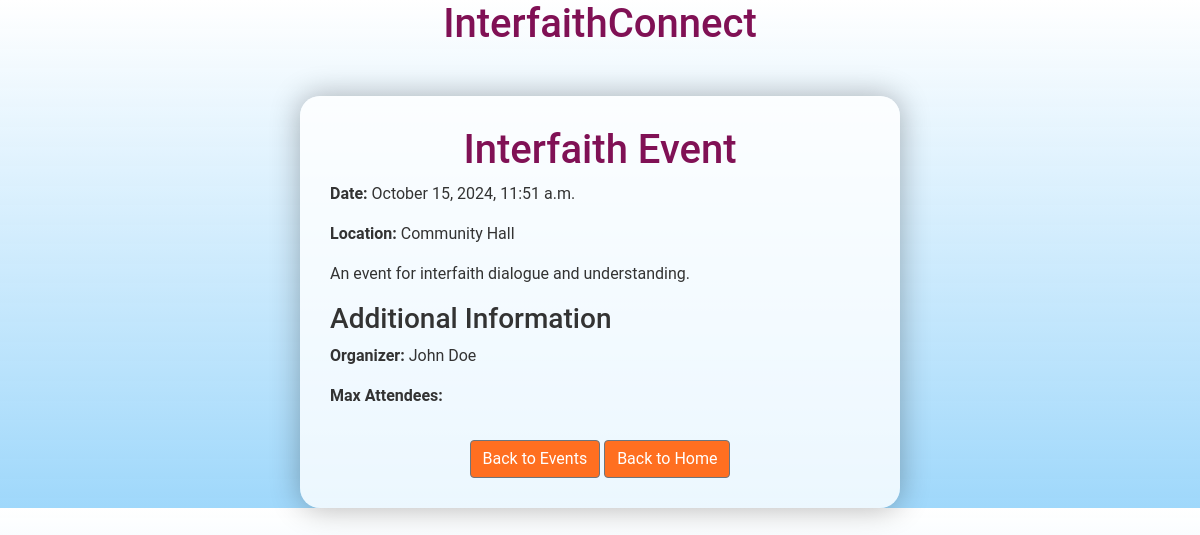
Screenshot of /events/events/1/ with the database file from the repository.
### events/models.py (models this page shows, shortened)
class Event(models.Model):
    EVENT_TYPE_CHOICES = [
        ('public', 'Public'),
        ('private', 'Private'),
        ('interfaith', 'Interfaith'),
    ]
    community = models.ForeignKey(Community, on_delete=models.CASCADE)  # Event belongs to a community
    title = models.CharField(max_length=200)  # Event title
    date = models.DateTimeField(null=True, blank=True)  # Date and time of the event
    location = models.CharField(max_length=200)  # Location of the event
    description = models.TextField()  # Detailed description of the event
    organizer = models.CharField(max_length=100)  # Name of the event organizer
    max_participants = models.PositiveIntegerField(null=True, blank=True)  # Maximum participants, can be null
    rsvp_deadline = models.DateTimeField(null=True, blank=True)  # Deadline for RSVPs, optional
    created_by = models.ForeignKey(User, on_delete=models.CASCADE)  # User who created the event
    type = models.CharField(max_length=10, choices=EVENT_TYPE_CHOICES, default='public')  # Event type (public/private)

### events/views.py (the view)
# urls.py: path('events/<int:event_id>/', event_details_view, name='event_details'),  # Use 'event_details' for consistency
def event_details_view(request, event_id):
    event = get_object_or_404(Event, id=event_id)
    return render(request, 'events/event_details.html', {'event': event})

### events/templates/events/event_details.html (shortened to what this page needs)
<!DOCTYPE html>
<html lang="en">
<head>
    <link rel="stylesheet" href="https://stackpath.bootstrapcdn.com/bootstrap/4.5.2/css/bootstrap.min.css">
</head>
<body>
    <h1>InterfaithConnect</h1>
    <div class="container mt-5">
        <h1>{{ event.title }}</h1>
        <p><strong>Date:</strong> {{ event.date|date:"F j, Y, g:i a" }}</p>
        <p><strong>Location:</strong> {{ event.location }}</p>
        <p>{{ event.description }}</p>
        <h3>Additional Information</h3>
        <p><strong>Organizer:</strong> {{ event.organizer }}</p>
        <p><strong>Max Attendees:</strong> {{ event.max_attendees }}</p>
        <div class="text-center mt-4">
            <a href="{% url 'event_list' %}" class="btn btn-secondary mt-2">Back to Events</a>
            <a href="{% url 'home' %}" class="btn btn-secondary mt-2">Back to Home</a>
        </div>
    </div>
</body>
</html>

### events/templates/events/event_details.html (style rules this page uses)
body { background: linear-gradient(to top, rgba(135, 206, 250, 0.8), rgba(255, 255, 255, 0.9)), url('https://cdn.pixabay.com/photo/2016/05/01/11/10/clouds-1421806_1280.jpg') no-repeat center center fixed; background-size: cover; color: #333; font-family: 'Roboto', sans-serif; }
.container { max-width: 600px; margin: auto; margin-top: 5%; padding: 30px; border-radius: 20px; background: rgba(255, 255, 255, 0.8); box-shadow: 0 0 30px rgba(0, 0, 0, 0.3); }
h1 { text-align: center; color: #801155; }
.btn { background-color: #FF6F20; color: #ffffff; transition: background-color 0.3s; }

### rows the page displays
Event: title "Interfaith Event", date "October 15, 2024, 11:51 a.m.", location "Community Hall", description "An event for interfaith dialogue and understanding.", organizer "John Doe"
